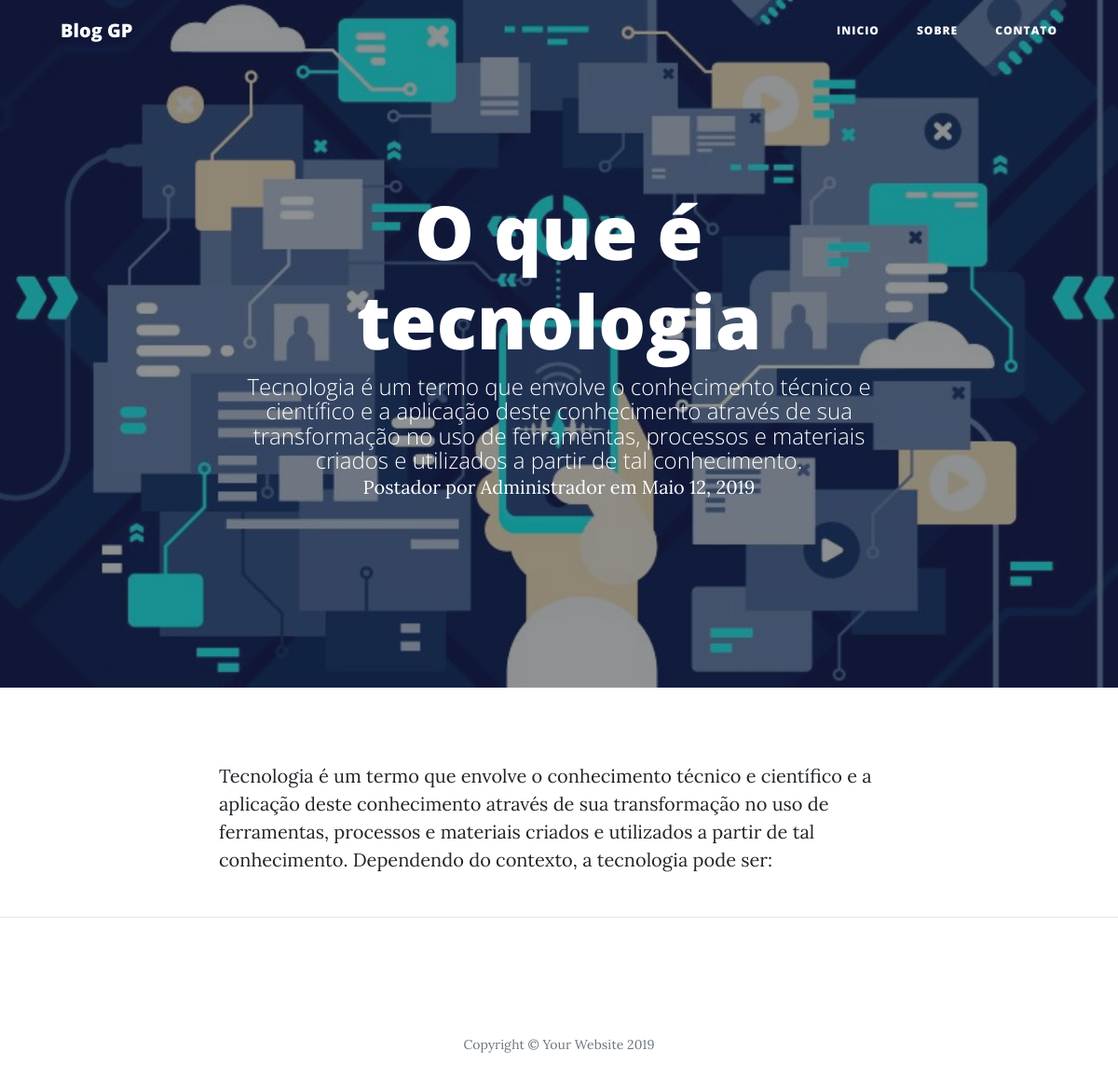
The app's page /post/1/ with its own data.
### app_blog/models.py (models this page shows, shortened)
class Posts(models.Model):
    autor = models.ForeignKey(User, blank=True, null=True,on_delete=models.SET_NULL, verbose_name='Autor')
    categoria = models.ForeignKey(CategoriaPosts, on_delete=models.SET_NULL, blank=True, null=True, verbose_name='Categoria')
    titulo = models.CharField('Nome', max_length=128)
    descricao = models.CharField('Descriçaõ', max_length=256)
    conteudo = models.TextField('Conteúdo')
    imagem = models.ImageField(upload_to="imagem_posts")
    publicado = models.BooleanField('Publicado', default=True)
    data_publicacao = models.DateField(auto_now_add=True)

### app_blog/views.py (the view)
# urls.py: path('post/<int:post_id>/', post_detalhes, name='detalhes'),
def post_detalhes(request, post_id):
    try:
        post = Posts.objects.get(pk=post_id)
    except Posts.DoesNotExist:
        raise Http404('Post não encontrado')
    return render(request, 'app_blog/detalhes_post.html', {'post':post})

### app_blog/templates/app_blog/detalhes_post.html (shortened to what this page needs)
{% load static %}
<!DOCTYPE html>
<html lang="pt-br">
<head>
  <link href="{% static 'vendor/bootstrap/css/bootstrap.min.css' %}" rel="stylesheet">
  <link href="{% static 'vendor/fontawesome-free/css/all.min.css" rel="stylesheet' %}" type="text/css">
  <link href="{% static 'css/clean-blog.min.css' %}" rel="stylesheet">
</head>
<body>
    <nav class="navbar navbar-expand-lg navbar-light fixed-top" id="mainNav">
    <div class="container">
      <a class="navbar-brand" href="/">Blog GP</a>
      <div class="collapse navbar-collapse" id="navbarResponsive">
        <ul class="navbar-nav ml-auto">
          <li class="nav-item">
            <a class="nav-link" href="index.html">Inicio</a>
          </li>
          <li class="nav-item">
            <a class="nav-link" href="about.html">Sobre</a>
          </li>
          <li class="nav-item">
            <a class="nav-link" href="contact.html">Contato</a>
          </li>
        </ul>
      </div>
    </div>
  </nav>
    <header class="masthead" style="background-image: url( '/media/{{ post.imagem }}' )">
    <div class="overlay"></div>
    <div class="container">
      <div class="row">
        <div class="col-lg-8 col-md-10 mx-auto">
          <div class="site-heading">
            <h1>{{ post.titulo }}</h1>
            <h2 class="subheading">{{ post.descricao }}</h2>
            <span class="meta">Postador por
              {{ post.autor.first_name}}
              em {{ post.data_publicacao }}</span>
          </div>
        </div>
      </div>
    </div>
  </header>
  <article>
    <div class="container">
      <div class="row">
        <div class="col-lg-8 col-md-10 mx-auto">
          <p>{{ post.conteudo | linebreaks }}</p>
        </div>
      </div>
    </div>
  </article>
  <hr>
  <footer>
    <div class="container">
      <div class="row">
        <div class="col-lg-8 col-md-10 mx-auto">
          <ul class="list-inline text-center">
          </ul>
          <p class="copyright text-muted">Copyright &copy; Your Website 2019</p>
        </div>
      </div>
    </div>
  </footer>
</body>
</html>

### records on screen
Posts: imagem (picture), titulo "O que é tecnologia", descricao "Tecnologia é um termo que envolve o conhecimento técnico e científico e a aplicação deste conhecimento através de sua transformação no uso de ferramentas, processos e materiais criados e utilizados a partir de tal conhecimento.", autor.first_name "Administrador", data_publicacao "Maio 12, 2019", conteudo "Tecnologia é um termo que envolve o conhecimento técnico e científico e a aplicação deste conhecimento através de sua transformação no uso de ferramentas, processos e materiais criados e utilizados a partir de tal conhecimento. Dependendo do contexto, a tecnologia pode ser:"
